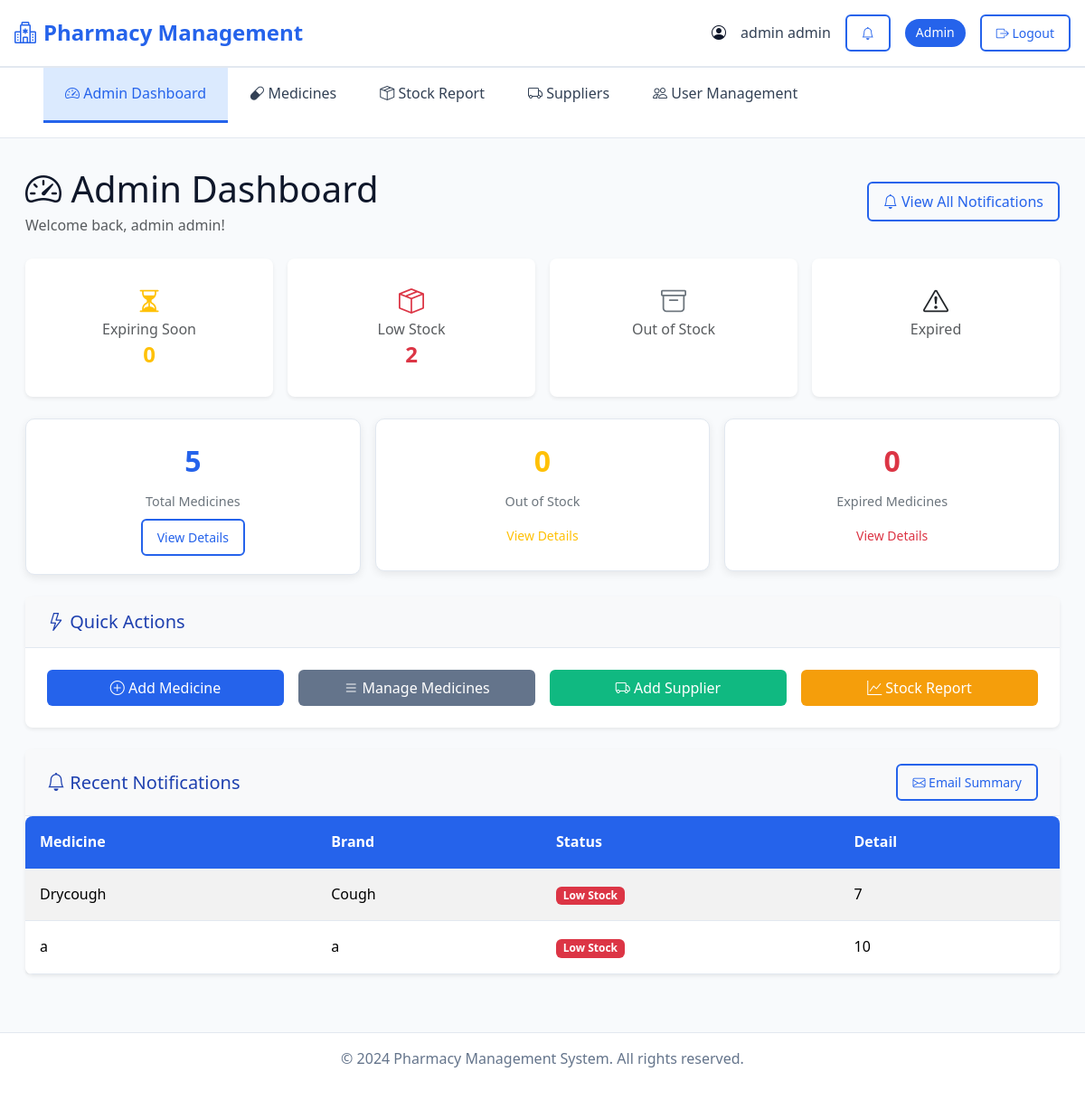
Page / (signed in) on the committed database.
### pharmacy/models.py (models this page shows, shortened)
class User(AbstractUser):
    ROLE_CHOICES = [
        ('pharmacist', 'Pharmacist'),
        ('admin', 'Admin'),
        ('staff', 'Staff'),
    ]
    role = models.CharField(max_length=50, choices=ROLE_CHOICES)
    reset_token = models.CharField(max_length=100, blank=True, null=True)

### medicine/models.py (models this page shows, shortened)
class Medicine(models.Model):
    medicine_id = models.AutoField(primary_key=True)   # custom PK
    name = models.CharField(max_length=100)
    brand_name = models.CharField(max_length=100)
    CATEGORY_CHOICES = [
        ("tablet/capsule", "Tablet/Capsule"),
        ("liquid", "Liquid"),
        ("patch", "Patch"),
        ("cream", "Topical Cream"),
    ]
    category = models.CharField(max_length=20, choices=CATEGORY_CHOICES, default="tablet/capsule")
    mfg_date = models.DateField()
    exp_date = models.DateField()
    price = models.DecimalField(max_digits=10, decimal_places=2)
    stock_qty = models.PositiveIntegerField(default=0)
    supplier = models.ForeignKey(Supplier, on_delete=models.CASCADE, related_name="medicines")

### pharmacy/views.py (the view)
# urls.py: path('', views.index, name='index'),
@admin_required
def index(request):
    if request.user.role == 'admin':
        from datetime import timedelta
        total_medicines = Medicine.objects.count()
        out_of_stock = Medicine.objects.filter(stock_qty__lte=0).count()
        expired_medicines = Medicine.objects.filter(exp_date__lt=timezone.now().date()).count()
        today = timezone.now().date()
        three_days_from_now = today + timedelta(days=3)
        expiring_in_3_days = Medicine.objects.filter(
            exp_date__gt=today,
            exp_date__lte=three_days_from_now
        ).order_by('exp_date')
        low_stock_qs = Medicine.objects.filter(stock_qty__gt=0, stock_qty__lte=10).order_by('stock_qty', 'name')
        context = {
            'total_medicines': total_medicines,
            'out_of_stock': out_of_stock,
            'expired_medicines': expired_medicines,
            'expiring_in_3_days_count': expiring_in_3_days.count(),
            'expiring_in_3_days_list': expiring_in_3_days[:5],  # show first 5
            'low_stock_count': low_stock_qs.count(),
            'low_stock_list': low_stock_qs[:5],  # show first 5
        }
        return render(request, 'admin/dashboard.html', context)
    elif request.user.role == 'pharmacist':
        return redirect('pharmacist_dashboard')
    else:
        return redirect('staff_dashboard')

### templates/admin/dashboard.html (shortened to what this page needs)
{% extends 'admin/base.html' %}
{% block content %}
<div class="container-fluid">
    <div class="row mb-4 align-items-center">
        <div class="col-md-8">
            <h1 class="mb-1">
                <i class="bi bi-speedometer2"></i> Admin Dashboard
            </h1>
            <p class="text-muted mb-0">
                Welcome back, {{ request.user.get_full_name|default:request.user.username }}!
            </p>
        </div>
        <div class="col-md-4 text-md-end mt-3 mt-md-0">
            <a href="{% url 'admin_notifications' %}" class="btn btn-outline-primary">
                <i class="bi bi-bell"></i> View All Notifications
            </a>
        </div>
    </div>
    <div class="row mb-4 g-3">
        <div class="col-md-3 col-6">
            <div class="card text-center border-0 shadow-sm h-100">
                <div class="card-body">
                    <i class="bi bi-hourglass-split text-warning fs-3 mb-2"></i>
                    <h6 class="mb-0 text-muted">Expiring Soon</h6>
                    <h4 class="fw-bold text-warning mt-1">{{ expiring_in_3_days_count }}</h4>
                </div>
            </div>
        </div>
        <div class="col-md-3 col-6">
            <div class="card text-center border-0 shadow-sm h-100">
                <div class="card-body">
                    <i class="bi bi-box-seam text-danger fs-3 mb-2"></i>
                    <h6 class="mb-0 text-muted">Low Stock</h6>
                    <h4 class="fw-bold text-danger mt-1">{{ low_stock_count }}</h4>
                </div>
            </div>
        </div>
        <div class="col-md-3 col-6">
            <div class="card text-center border-0 shadow-sm h-100">
                <div class="card-body">
                    <i class="bi bi-archive text-secondary fs-3 mb-2"></i>
                    <h6 class="mb-0 text-muted">Out of Stock</h6>
                </div>
            </div>
        </div>
        <div class="col-md-3 col-6">
            <div class="card text-center border-0 shadow-sm h-100">
                <div class="card-body">
                    <i class="bi bi-exclamation-triangle text-dark fs-3 mb-2"></i>
                    <h6 class="mb-0 text-muted">Expired</h6>
                </div>
            </div>
        </div>
    </div>
    <div class="row mb-4 g-3">
        <div class="col-lg-4 col-md-6">
            <div class="stat-card">
                <div class="stat-number">{{ total_medicines }}</div>
                <div class="stat-label">Total Medicines</div>
                <a href="{% url 'list_medicine' %}" class="btn btn-outline-primary btn-sm mt-2">View Details</a>
            </div>
        </div>
        <div class="col-lg-4 col-md-6">
            <div class="stat-card">
                <div class="stat-number text-warning">{{ out_of_stock }}</div>
                <div class="stat-label">Out of Stock</div>
                <a href="{% url 'stock_out_medicines' %}" class="btn btn-outline-warning btn-sm mt-2">View Details</a>
            </div>
        </div>
        <div class="col-lg-4 col-md-6">
            <div class="stat-card">
                <div class="stat-number text-danger">{{ expired_medicines }}</div>
                <div class="stat-label">Expired Medicines</div>
                <a href="{% url 'expired_medicines' %}" class="btn btn-outline-danger btn-sm mt-2">View Details</a>
            </div>
        </div>
    </div>
    <div class="row">
        <div class="col-12">
            <div class="card border-0 shadow-sm">
                <div class="card-header bg-light">
                    <h5 class="mb-0">
                        <i class="bi bi-lightning"></i> Quick Actions
                    </h5>
                </div>
                <div class="card-body">
                    <div class="row g-3">
                        <div class="col-md-3">
                            <a href="{% url 'add_medicine' %}" class="btn btn-primary w-100">
                                <i class="bi bi-plus-circle"></i> Add Medicine
                            </a>
                        </div>
                        <div class="col-md-3">
                            <a href="{% url 'list_medicine' %}" class="btn btn-secondary w-100">
                                <i class="bi bi-list"></i> Manage Medicines
                            </a>
                        </div>
                        <div class="col-md-3">
                            <a href="{% url 'add_supplier' %}" class="btn btn-success w-100">
                                <i class="bi bi-truck"></i> Add Supplier
                            </a>
                        </div>
                        <div class="col-md-3">
                            <a href="{% url 'stock_report' %}" class="btn btn-warning w-100">
                                <i class="bi bi-graph-up"></i> Stock Report
                            </a>
                        </div>
                    </div>
                </div>
            </div>
        </div>
    </div>
    <div class="row mt-4">
        <div class="col-12">
            <div class="card border-0 shadow-sm">
                <div class="card-header bg-light d-flex align-items-center justify-content-between">
                    <h5 class="mb-0"><i class="bi bi-bell"></i> Recent Notifications</h5>
                    <form method="post" class="d-inline">
                        <button type="submit" class="btn btn-sm btn-outline-primary">
                            <i class="bi bi-envelope"></i> Email Summary
                        </button>
                    </form>
                </div>
                <div class="card-body p-0">
                    {% if expiring_in_3_days or low_stock_list or out_of_stock_list or expired_list %}
                    <div class="table-responsive">
                        <table class="table table-striped mb-0">
                            <thead class="table-light">
                                <tr>
                                    <th>Medicine</th>
                                    <th>Brand</th>
                                    <th>Status</th>
                                    <th>Detail</th>
                                </tr>
                            </thead>
                            <tbody>
                                {% for med in low_stock_list %}
                                <tr>
                                    <td>{{ med.name }}</td>
                                    <td>{{ med.brand_name }}</td>
                                    <td><span class="badge bg-danger">Low Stock</span></td>
                                    <td>{{ med.stock_qty }}</td>
                                </tr>
                                {% endfor %}
                            </tbody>
                        </table>
                    </div>
                    {% else %}
                        <div class="p-4 text-center text-muted">No new notifications 🎉</div>
                    {% endif %}
                </div>
            </div>
        </div>
    </div>
</div>
{% endblock %}

### templates/admin/base.html (shortened to what this page needs)
<!DOCTYPE html>
<html lang="en">
<head>
    <link href="https://cdn.jsdelivr.net/npm/bootstrap@5.3.2/dist/css/bootstrap.min.css" rel="stylesheet">
    <link href="https://cdn.jsdelivr.net/npm/bootstrap-icons@1.11.1/font/bootstrap-icons.min.css" rel="stylesheet">
</head>
<body>
    <header class="header">
        <div class="header-content">
            <a href="{% url 'index' %}" class="logo">
                <i class="bi bi-hospital"></i>
                Pharmacy Management
            </a>
            <div class="user-info">
                <i class="bi bi-person-circle"></i>
                {% if user.is_authenticated %}
                    <span class="user-name">{{ user.get_full_name|default:user.username }}</span>
                        <a href="{% url 'admin_notifications' %}" class="btn btn-outline-primary btn-sm" title="Notifications">
                            <i class="bi bi-bell"></i>
                        </a>
                    <span class="user-role">{{ user.get_role_display|default:user.role|title }}</span>
                    <a href="{% url 'logout' %}" class="btn btn-outline-primary btn-sm">
                        <i class="bi bi-box-arrow-right"></i> Logout
                    </a>
                {% endif %}
            </div>
        </div>
    </header>
    {% if user.is_authenticated %}
    <nav class="nav-container">
        <div class="nav">
            <ul class="nav-list">
                {% if user.role == 'admin' %}
                    <li class="nav-item">
                        <a href="{% url 'index' %}" class="nav-link {% if request.resolver_match.url_name == 'index' %}active{% endif %}">
                            <i class="bi bi-speedometer2"></i> Admin Dashboard
                        </a>
                    </li>
                    <li class="nav-item">
                        <a href="{% url 'list_medicine' %}" class="nav-link">
                            <i class="bi bi-capsule"></i> Medicines
                        </a>
                    </li>
                    <li class="nav-item">
                        <a href="{% url 'stock_report' %}" class="nav-link">
                            <i class="bi bi-box-seam"></i> Stock Report
                        </a>
                    </li>
                    <li class="nav-item">
                        <a href="{% url 'list_supplier' %}" class="nav-link">
                            <i class="bi bi-truck"></i> Suppliers
                        </a>
                    </li>
                    <li class="nav-item">
                        <a href="{% url 'user_list' %}" class="nav-link">
                            <i class="bi bi-people"></i> User Management
                        </a>
                    </li>
                {% endif %}
            </ul>
        </div>
    </nav>
    {% endif %}
    <main class="main-content">
        {% block content %}{% endblock %}
    </main>
    <footer class="footer">
        <p>&copy; 2024 Pharmacy Management System. All rights reserved.</p>
    </footer>
</body>
</html>

### templates/admin/base.html (style rules this page uses)
:root { --primary-blue: #2563eb; --light-blue: #dbeafe; --dark-blue: #1e40af; --white: #ffffff; --light-gray: #f8fafc; --gray: #64748b; --dark-gray: #334155; --black: #0f172a; --border-color: #e2e8f0; --success: #10b981; --warning: #f59e0b; --danger: #ef4444; }
* { margin: 0; padding: 0; box-sizing: border-box; }
body { font-family: 'Segoe UI', Tahoma, Geneva, Verdana, sans-serif; background-color: var(--light-gray); color: var(--black); line-height: 1.6; }
.header { background-color: var(--white); border-bottom: 2px solid var(--border-color); padding: 1rem 0; box-shadow: 0 2px 4px rgba(0,0,0,0.1); }
.header-content { display: flex; justify-content: space-between; align-items: center; max-width: 1200px; margin: 0 auto; padding: 0 1rem; }
.logo { display: flex; align-items: center; gap: 0.5rem; color: var(--primary-blue); font-weight: bold; font-size: 1.5rem; text-decoration: none; }
.user-info { display: flex; align-items: center; gap: 1rem; }
.user-name { color: var(--dark-gray); font-weight: 500; }
.user-role { background-color: var(--primary-blue); color: var(--white); padding: 0.25rem 0.75rem; border-radius: 1rem; font-size: 0.875rem; font-weight: 500; }
.nav-container { background-color: var(--white); border-bottom: 1px solid var(--border-color); }
.nav { max-width: 1200px; margin: 0 auto; padding: 0 1rem; }
.nav-list { display: flex; list-style: none; gap: 0; }
.nav-item { margin: 0; }
.nav-link { display: block; padding: 1rem 1.5rem; color: var(--dark-gray); text-decoration: none; font-weight: 500; border-bottom: 3px solid transparent; transition: all 0.3s ease; }
.nav-link.active { color: var(--primary-blue); background-color: var(--light-blue); border-bottom-color: var(--primary-blue); }
.main-content { max-width: 1200px; margin: 0 auto; padding: 2rem 1rem; min-height: calc(100vh - 200px); }
.card { background-color: var(--white); border: 1px solid var(--border-color); border-radius: 8px; box-shadow: 0 2px 4px rgba(0,0,0,0.05); transition: box-shadow 0.3s ease; }
.card-header { background-color: var(--light-blue); border-bottom: 1px solid var(--border-color); padding: 1rem 1.5rem; font-weight: 600; color: var(--dark-blue); }
.card-body { padding: 1.5rem; }
.btn { border-radius: 6px; font-weight: 500; padding: 0.5rem 1rem; border: none; transition: all 0.3s ease; text-decoration: none; display: inline-block; }
.btn-primary { background-color: var(--primary-blue); color: var(--white); }
.btn-secondary { background-color: var(--gray); color: var(--white); }
.btn-success { background-color: var(--success); color: var(--white); }
.btn-warning { background-color: var(--warning); color: var(--white); }
.btn-outline-primary { background-color: transparent; color: var(--primary-blue); border: 2px solid var(--primary-blue); }
.table { background-color: var(--white); border-radius: 8px; overflow: hidden; box-shadow: 0 2px 4px rgba(0,0,0,0.05); }
.table thead th { background-color: var(--primary-blue); color: var(--white); border: none; padding: 1rem; font-weight: 600; }
.table tbody td { padding: 1rem; border-bottom: 1px solid var(--border-color); }
.stat-card { background-color: var(--white); border: 1px solid var(--border-color); border-radius: 8px; padding: 1.5rem; text-align: center; box-shadow: 0 2px 4px rgba(0,0,0,0.05); }
.stat-number { font-size: 2rem; font-weight: bold; color: var(--primary-blue); margin-bottom: 0.5rem; }
.stat-label { color: var(--gray); font-weight: 500; }
.footer { background-color: var(--white); border-top: 1px solid var(--border-color); padding: 1rem 0; text-align: center; color: var(--gray); margin-top: 2rem; }

### templates/admin/dashboard.html (style rules this page uses)
.stat-card { background: #fff; border-radius: 10px; padding: 20px; box-shadow: 0 3px 10px rgba(0,0,0,0.08); text-align: center; transition: 0.3s; }
.stat-number { font-size: 2rem; font-weight: 600; }
.stat-label { color: #6c757d; font-size: 0.9rem; }

### rows in the picture
User: get_full_name "admin admin", role "Admin", user.get_full_name "admin admin"
Medicine: name "Drycough", brand_name "Cough", stock_qty "7"
Medicine: name "a", brand_name "a", stock_qty "10"

### other values in the picture
{{ expiring_in_3_days_count }} "0"
{{ low_stock_count }} "2"
{{ total_medicines }} "5"
{{ out_of_stock }} "0"
{{ expired_medicines }} "0"
